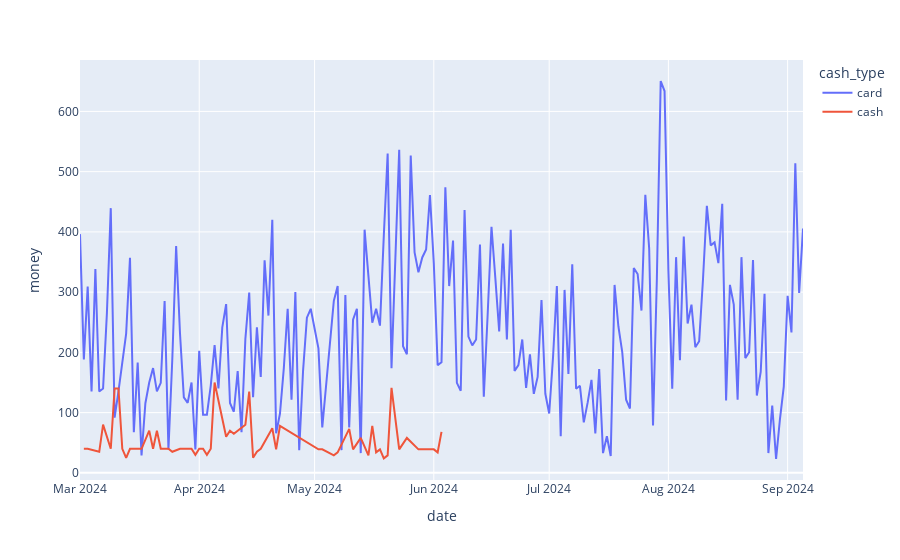

Notebook code cell kept with this figure:
### Markdown cell above
## 2. Wykres sumy sprzedaży w poszczególnych dniach - w podziale na płatności kartą i gotówką.

### Code cell
to_plot = df[['date','cash_type','money']].groupby(['cash_type','date']).sum().reset_index()
fig = px.line(to_plot, x= 'date', y ='money', color = 'cash_type')
fig.show()

### Figure 1 — Plotly figure (JSON) as saved in the notebook; plotly's stock layout.template omitted (floating-point values rounded to 4 significant figures; data arrays with more than 128 entries replaced by an {"elided": "..."} marker saying what was removed)
{"data": [{"hovertemplate": "cash_type=card<br>date=%{x}<br>money=%{y}<extra></extra>", "legendgroup": "card", "line": {"color": "#636efa", "dash": "solid"}, "marker": {"symbol": "circle"}, "mode": "lines", "name": "card", "orientation": "v", "showlegend": true, "type": "scatter", "x": {"elided": "186 str values"}, "xaxis": "x", "y": {"elided": "186 float values"}, "yaxis": "y"}, {"hovertemplate": "cash_type=cash<br>date=%{x}<br>money=%{y}<extra></extra>", "legendgroup": "cash", "line": {"color": "#EF553B", "dash": "solid"}, "marker": {"symbol": "circle"}, "mode": "lines", "name": "cash", "orientation": "v", "showlegend": true, "type": "scatter", "x": ["2024-03-02T00:00:00", "2024-03-03T00:00:00", "2024-03-06T00:00:00", "2024-03-07T00:00:00", "2024-03-09T00:00:00", "2024-03-10T00:00:00", "2024-03-11T00:00:00", "2024-03-12T00:00:00", "2024-03-13T00:00:00", "2024-03-14T00:00:00", "2024-03-15T00:00:00", "2024-03-17T00:00:00", "2024-03-19T00:00:00", "2024-03-20T00:00:00", "2024-03-21T00:00:00", "2024-03-22T00:00:00", "2024-03-24T00:00:00", "2024-03-25T00:00:00", "2024-03-27T00:00:00", "2024-03-29T00:00:00", "2024-03-30T00:00:00", "2024-03-31T00:00:00", "2024-04-01T00:00:00", "2024-04-02T00:00:00", "2024-04-03T00:00:00", "2024-04-04T00:00:00", "2024-04-05T00:00:00", "2024-04-08T00:00:00", "2024-04-09T00:00:00", "2024-04-10T00:00:00", "2024-04-13T00:00:00", "2024-04-14T00:00:00", "2024-04-15T00:00:00", "2024-04-16T00:00:00", "2024-04-17T00:00:00", "2024-04-20T00:00:00", "2024-04-21T00:00:00", "2024-04-22T00:00:00", "2024-05-02T00:00:00", "2024-05-03T00:00:00", "2024-05-06T00:00:00", "2024-05-07T00:00:00", "2024-05-10T00:00:00", "2024-05-11T00:00:00", "2024-05-13T00:00:00", "2024-05-15T00:00:00", "2024-05-16T00:00:00", "2024-05-17T00:00:00", "2024-05-18T00:00:00", "2024-05-19T00:00:00", "2024-05-20T00:00:00", "2024-05-21T00:00:00", "2024-05-23T00:00:00", "2024-05-25T00:00:00", "2024-05-28T00:00:00", "2024-05-29T00:00:00", "2024-05-31T00:00:00", "2024-06-01T00:00:00", "2024-06-02T00:00:00", "2024-06-03T00:00:00"], "xaxis": "x", "y": [40, 40, 35, 80, 40, 140, 140, 40, 25, 40, 40, 40, 70, 40, 70, 40, 40, 35, 40, 40, 40, 30, 40, 40, 30, 40, 150, 60, 70, 65, 80, 135, 25, 35, 40, 74, 39, 78, 39, 39, 29, 34, 73, 39, 58, 29, 78, 34, 39, 24, 29, 141, 39, 58, 39, 39, 39, 39, 34, 68], "yaxis": "y"}], "layout": {"legend": {"title": {"text": "cash_type"}, "tracegroupgap": 0}, "margin": {"t": 60}, "xaxis": {"anchor": "y", "domain": [0, 1], "title": {"text": "date"}}, "yaxis": {"anchor": "x", "domain": [0, 1], "title": {"text": "money"}}}}
